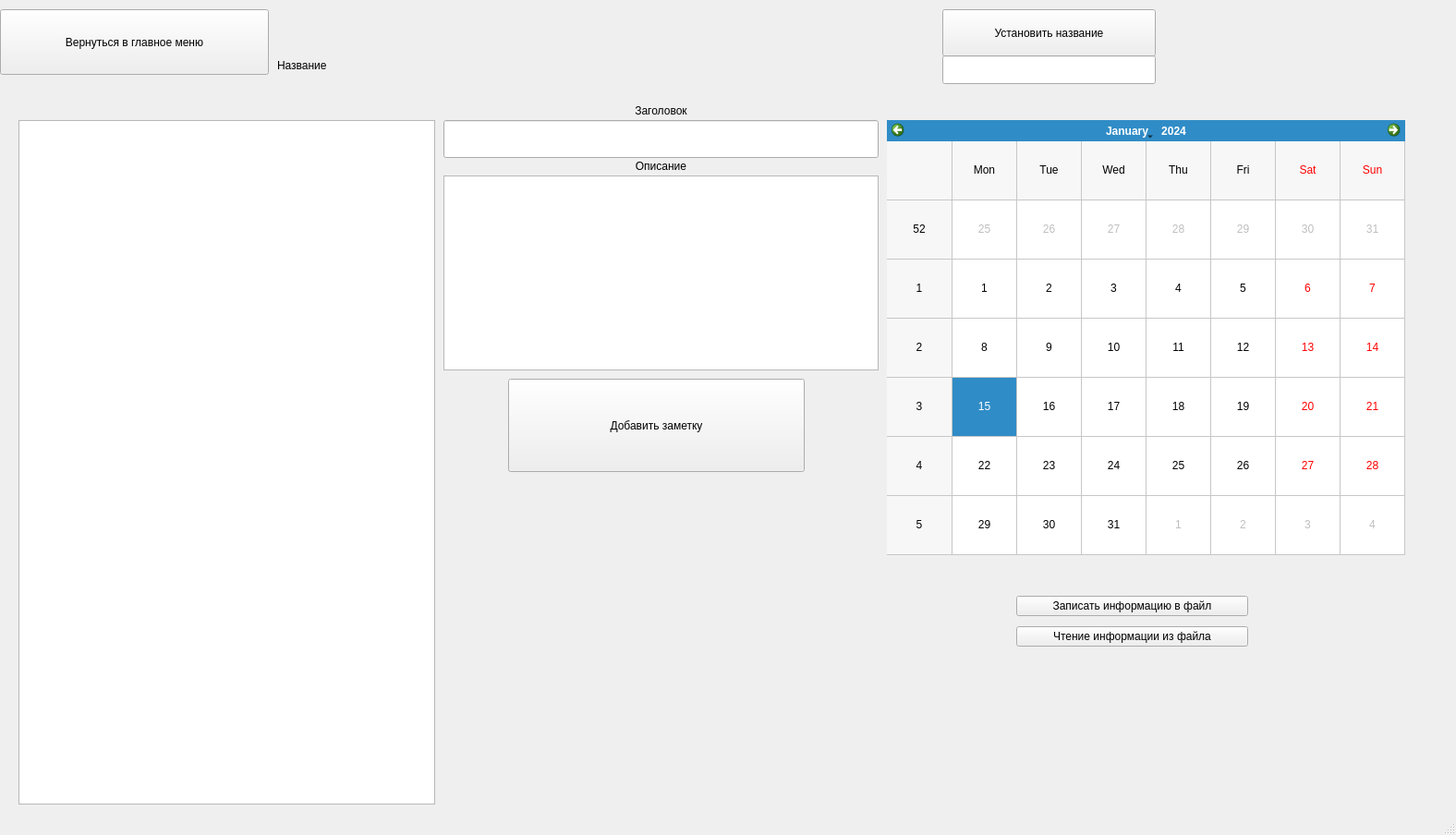
<?xml version="1.0" encoding="UTF-8"?>
<ui version="4.0">
 <class>nextWindowFourth</class>
 <widget class="QMainWindow" name="nextWindowFourth">
  <property name="geometry">
   <rect>
    <x>0</x>
    <y>0</y>
    <width>1576</width>
    <height>904</height>
   </rect>
  </property>
  <property name="windowTitle">
   <string>nextWindowFourth</string>
  </property>
  <widget class="QWidget" name="centralwidget">
   <widget class="QPushButton" name="pushButton">
    <property name="geometry">
     <rect>
      <x>0</x>
      <y>10</y>
      <width>291</width>
      <height>71</height>
     </rect>
    </property>
    <property name="text">
     <string>Вернуться в главное меню</string>
    </property>
   </widget>
   <widget class="QLabel" name="label_2">
    <property name="geometry">
     <rect>
      <x>490</x>
      <y>110</y>
      <width>451</width>
      <height>20</height>
     </rect>
    </property>
    <property name="text">
     <string>Заголовок</string>
    </property>
    <property name="alignment">
     <set>Qt::AlignCenter</set>
    </property>
   </widget>
   <widget class="QLineEdit" name="lineEdit">
    <property name="enabled">
     <bool>true</bool>
    </property>
    <property name="geometry">
     <rect>
      <x>480</x>
      <y>130</y>
      <width>471</width>
      <height>41</height>
     </rect>
    </property>
   </widget>
   <widget class="QTextEdit" name="textEdit">
    <property name="enabled">
     <bool>true</bool>
    </property>
    <property name="geometry">
     <rect>
      <x>480</x>
      <y>190</y>
      <width>471</width>
      <height>211</height>
     </rect>
    </property>
   </widget>
   <widget class="QPushButton" name="pushButton_4">
    <property name="geometry">
     <rect>
      <x>550</x>
      <y>410</y>
      <width>321</width>
      <height>101</height>
     </rect>
    </property>
    <property name="text">
     <string>Добавить заметку</string>
    </property>
   </widget>
   <widget class="QCalendarWidget" name="calendar">
    <property name="enabled">
     <bool>true</bool>
    </property>
    <property name="geometry">
     <rect>
      <x>960</x>
      <y>130</y>
      <width>561</width>
      <height>471</height>
     </rect>
    </property>
    <property name="gridVisible">
     <bool>true</bool>
    </property>
   </widget>
   <widget class="QListWidget" name="listWidget">
    <property name="enabled">
     <bool>true</bool>
    </property>
    <property name="geometry">
     <rect>
      <x>20</x>
      <y>130</y>
      <width>451</width>
      <height>741</height>
     </rect>
    </property>
    <property name="selectionRectVisible">
     <bool>false</bool>
    </property>
   </widget>
   <widget class="QLabel" name="label_3">
    <property name="geometry">
     <rect>
      <x>490</x>
      <y>170</y>
      <width>451</width>
      <height>20</height>
     </rect>
    </property>
    <property name="text">
     <string>Описание</string>
    </property>
    <property name="alignment">
     <set>Qt::AlignCenter</set>
    </property>
   </widget>
   <widget class="QPushButton" name="pushButton_6">
    <property name="geometry">
     <rect>
      <x>1020</x>
      <y>10</y>
      <width>231</width>
      <height>51</height>
     </rect>
    </property>
    <property name="text">
     <string>Установить название</string>
    </property>
   </widget>
   <widget class="QLineEdit" name="lineEdit_4">
    <property name="geometry">
     <rect>
      <x>1020</x>
      <y>60</y>
      <width>231</width>
      <height>31</height>
     </rect>
    </property>
   </widget>
   <widget class="QLabel" name="label">
    <property name="geometry">
     <rect>
      <x>300</x>
      <y>30</y>
      <width>381</width>
      <height>81</height>
     </rect>
    </property>
    <property name="styleSheet">
     <string notr="true">font: 700 italic 24pt &quot;Times New Roman&quot;;</string>
    </property>
    <property name="text">
     <string>Название</string>
    </property>
   </widget>
   <widget class="QWidget" name="layoutWidget">
    <property name="geometry">
     <rect>
      <x>1100</x>
      <y>640</y>
      <width>251</width>
      <height>67</height>
     </rect>
    </property>
    <layout class="QVBoxLayout" name="verticalLayout">
     <item>
      <widget class="QPushButton" name="pushButton_7">
       <property name="text">
        <string>Записать информацию в файл</string>
       </property>
      </widget>
     </item>
     <item>
      <widget class="QPushButton" name="pushButton_8">
       <property name="text">
        <string>Чтение информации из файла</string>
       </property>
      </widget>
     </item>
    </layout>
   </widget>
  </widget>
  <widget class="QMenuBar" name="menubar">
   <property name="geometry">
    <rect>
     <x>0</x>
     <y>0</y>
     <width>1576</width>
     <height>26</height>
    </rect>
   </property>
  </widget>
  <widget class="QStatusBar" name="statusbar"/>
 </widget>
 <resources/>
 <connections/>
</ui>
